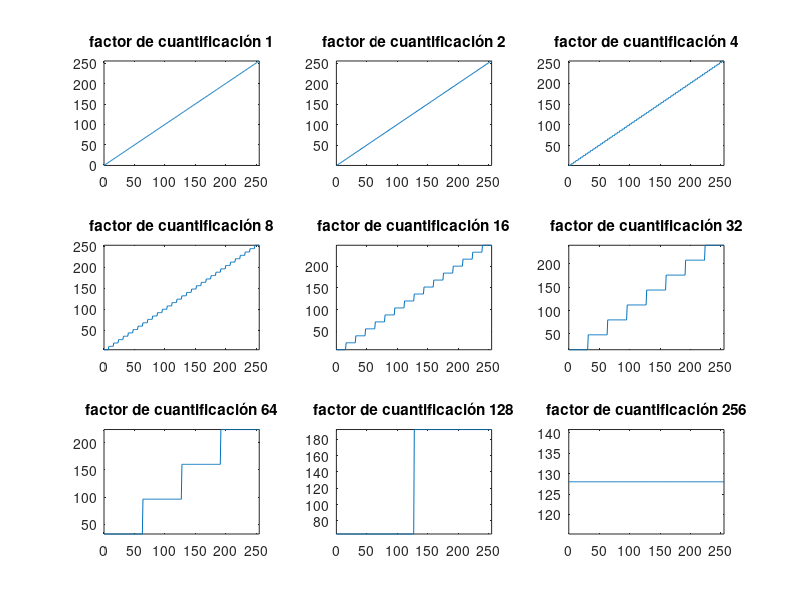

This chart was generated by the following MATLAB code: (Note: this script raises an error after producing the figure.)
%Jose Manuel Rodriguez Calvo

function pratica6JMRC()
%% Paso 1
close all; clear all;


X=[0:255];
for i=0:8
  factor=2^i;
  Q_X=uint8(floor(factor*(floor(X/factor)+0.5)));          
  subplot(3,3,i+1)
  plot(X,Q_X); axis('tight');
  title(['factor de cuantificación ',num2str(factor)])
end

%% Paso 2
close all; clear all;
adouble=double(imread("bridge.pgm"));
errors=[];
entropias=[];
[M,N]=size(adouble);
for i=0:8
    factor=2^i;
    Q_X=double(floor(factor*(floor(adouble(:)/factor)+0.5)));
    img=reshape(Q_X,[256,256]);
    error=sum(reshape((adouble-img).^2,1,M*N))/(M*N);
    errors=[errors,error];
    entropia=entropiaJMRC(img);
    entropias=[entropias,entropia];
end
plot(entropias,errors,'.r');


%% Paso 4

clear all;close all;
A=imread('camera.pgm');
imhist(A)
%% Paso 5

dA=double(A);
frontera_particion =[127];
valores_cuantizados=[63 , 192];
[index,quants]=quantiz(dA(:),frontera_particion,valores_cuantizados); 
dqA=reshape(quants,size(dA));
qA=uint8(dqA);
subplot(1,2,1), imshow(A); title('Imagen Original')
subplot(1,2,2), imshow(qA); title('Cuantificación uniforme con dos niveles')
error=(dA-dqA).*(dA-dqA);
qerror=sum(error(:))/numel(error);
fprintf('Error cuadrático medio de cuantificación %e\n',qerror);

%% Paso 6

[particion, vcuantizada,qerror] = lloyds(dA(:),2);
[index,quants]=quantiz(dA(:),particion,vcuantizada); 
qA=uint8(reshape(quants,size(A)));
subplot(1,2,1), imshow(A); title('Imagen Original')
subplot(1,2,2), imshow(qA); title('Cuantificación Max-Lloyd con dos niveles')
formatspc='Partición= %4.2f; V. cuantizadas =%4.2f, %4.2f; Error =%4.2f.\n';
fprintf(formatspc,particion,vcuantizada(1),vcuantizada(2),qerror)

%% Paso 7

close all; clear all;
rng('default')
X=2*rand(1000,1)-1; %entiende este paso
hist(X); title('Histograma 1000 realizaciones U(-1,1)')
%% Paso 8

var=sum((X-mean(X)).*(X-mean(X)))/numel(X)


%% Paso 9

errors=[];
errorsTeoric=[]
[M,N]=size(X);
X_O=double(reshape(X,1,M*N));
n=[1:8];
for i=1:8
    factor=2^i;
    particion=linspace(min(X),max(X),factor);
    vcuantizados=linspace(min(X),max(X),factor+1);
    
    [index,Q_X]= quantiz(X_O,particion,vcuantizados);
    error=sum((X_O-Q_X).^2)/M;
    errors=[errors,error];
    
    varianza=((particion(2)-particion(1))^2)/12;
    errorsTeoric=[errorsTeoric,varianza]
end
plot(n,errors,n,errorsTeoric);
legend('error medio','error teorico')

%% Paso 11

close all; clear all; rng('default');
X=laprnd(1000,1,0,sqrt(1/30));
X=X(X>=-1 & X<=1);
hist(X); title('Histograma 2000 realizaciones Laplace(0,1/30)')

%% paso 12
errors=[];

[M,N]=size(X);
X_O=double(reshape(X,1,M*N));
n=[1:8];
for i=1:8
    factor=2^i;
    particion=linspace(min(X),max(X),factor);
    vcuantizados=linspace(min(X),max(X),factor+1);
    
    [index,Q_X]= quantiz(X_O,particion,vcuantizados);
    error=sum((X_O-Q_X).^2)/M;
    errors=[errors,error];
    
end
plot(n,errors);
legend('error medio')
%% paso 13

errors=[]
n=[1:8];
for i=1:8
    factor=2^i;
    rng('default');
    Valor=double(rand(1,factor).*max(X));
    minv=ones(1,length(Valor))*min(X);
    Valor=Valor+minv;
    %it is the first random values
    old_Valor=zeros(1,length(Valor));
    Zero=zeros(1,length(Valor));
    while (round(Valor-old_Valor,3)~=Zero)
        tam=[];
        groups=[];
        groups=zeros(length(X),factor);
        
        for k=1:length(X)
            position_i=near(Valor,X(k));
            position_j=find(groups(:,position_i)==0,1);
            groups(position_j,position_i)=X(k);
        end
        
        sumatori=sum(groups);
        for j=1:factor
            tam=[tam,length(find(groups(:,j)~=0))]
        end
        
        old_Valor=Valor;
        Valor=sumatori./tam;
          
    
    error=0
    
    end
    
    for m=1:factor
        error=error+sum((groups(:,m)-Valor(m)).^2)
    end
    
    
    error=error/length(X);
    errors=[errors,error];
end
plot(n,errors);
legend('error medio')    

end


function [approached]=near(group,valor)
    approached_partial=0;
    min_valor=100000;
    
    for i=1:length(group)
       approaching=(group(i)-valor)^2;
       if approaching < min_valor
           min_valor=approaching;
           approached_partial=i;
       end
    end
    approached=approached_partial
end

function [resultado]= entropiaJMRC(histograma)
    
suma=sum(histograma);
prob= histograma./suma;
prob(find(prob==0.0))=[];
resultado=-sum(prob.*log2(prob));

end
